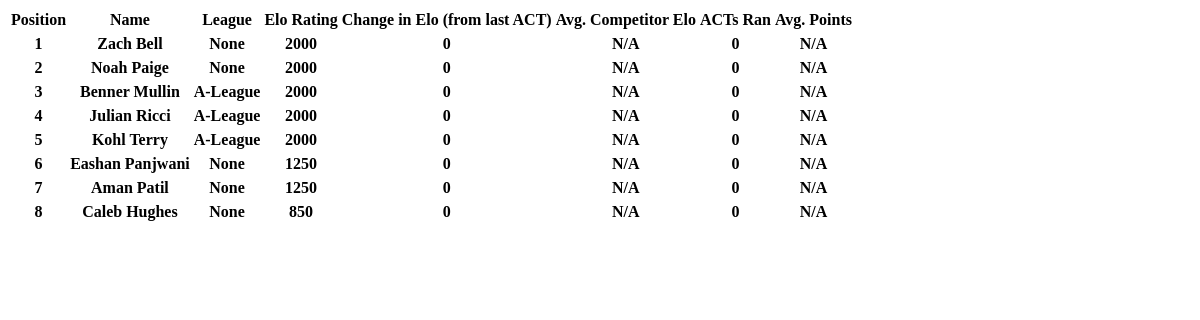
Before: /ranks/ with the older database file.
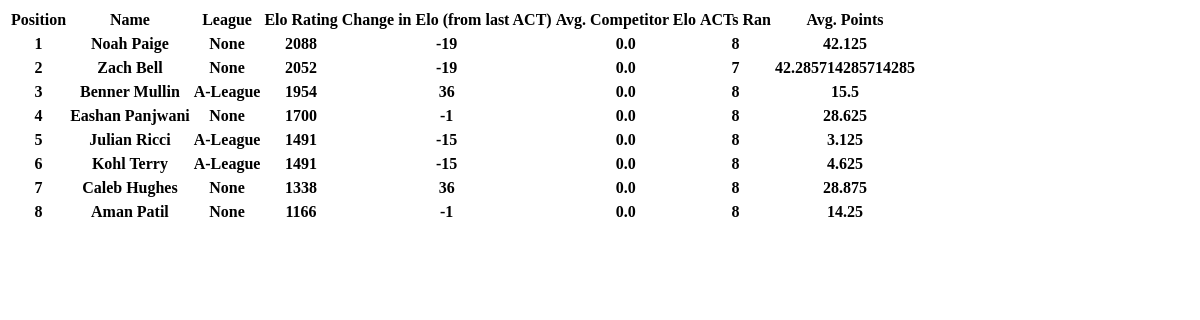
After: the same page with the newer database file.
### ranks/models.py (models this page shows, shortened)
class Player(models.Model):
    PLAYER_CHOICES = (
        ("Eashan Panjwani", "EP"),
        ("Zach Bell", "ZB"),
        ("Benner Mullin", "BM"),
        ("Jackson Brodwolf", "JB"),
        ("Matt Halper", "MH"),
        ("Alex Hazel", "AH"),
        ("Harris Klein", "HK"),
        ("Kohl Terry", "KT"),
        ("Alex Mellas", "AM"),
        ("Noah Paige", "NP"),
        ("Julian Ricci", "JR"),
        ("Robbie Kramer", "RK"),
        ("Ethan Roberts", "ER"),
        ("Henry Rogers", "HR"),
        ("Ryan Simon", "RS"),
        ("Peter Netch", "PN"),
        ("Andrew Schanny", "AS"),
        ("Avery Friedman", "AF"),
        ("Josh Greenfield", "JG"),
        ("Will Spartin", "WS"),
        ("Will Goldberg", "WG"),
        ("Brady Sheaffer", "BS"),
        ("Aman Patil", "AP"),
        ("Zach Stern", "ZS"),
        ("Josh Josef", "JJ"),
        ("Nico Simon", "NS"),
        ("Sam Schoepke", "SS"),
        ("James Berthoud", "JBe"),
        ("Jonathan Nurko", "JN"),
        ("Spencer Gladstone", "SG"),
        ("Kion Noori", "KN"),
        ("Max Marchetto", "MM"),
        ("Chuck Leonetti", "CL"),
        ("Matt Flower", "MF"),
        ("Connor Caz", "CC"),
        ("Caleb Hughes", "CH"),
        ("Lukas Steinbock", "LS"),
        ("Brian Volk", "BV")
    )
    name = models.CharField(max_length=50, choices=PLAYER_CHOICES)
    elo = models.IntegerField(null=True)
    elo_change = models.IntegerField(default=0)
    acts_ran = models.IntegerField(default=0)
    total_points = models.IntegerField(default=0)
    accum_competitor_elo = models.IntegerField(default=0)
    LEAGUE_CHOICES = (
        ("A-League", "A-League"),
        ("B-League", "B-League"),
        ("C-League", "C-League"),
        ("N/A", "N/A"),
    )
    league = models.CharField(max_length=50, choices=LEAGUE_CHOICES, null=True)

### ranks/views.py (the view)
# urls.py: 2. Add a URL to urlpatterns:  path('', views.home, name='home')
def home(request):
    player_dict = {}
    players = Player.objects.order_by('-elo')
    for player_object in players:
        player_dict[player_object.name] = player_object
    return render(request, "ranks/home.html", {'dict': player_dict})

### ranks/templates/ranks/home.html (shortened to what this page needs)
<!DOCTYPE html>
{% load mathfilters %}
<html>
  <head>
  </head>
  <body>
    {%if dict%}
        <table>
          <tr>
            <th>Position</th>
            <th>Name</th>
            <th>League</th>
            <th>Elo Rating</th>
            <th>Change in Elo (from last ACT)</th>
            <th>Avg. Competitor Elo</th>
            <th>ACTs Ran</th>
            <th>Avg. Points</th>
          <tr>
      {%for name, player in dict.items%}
          <tr>
            <th>{{forloop.counter}}</th>
            <th>{{name}}</th>
            <th>{{player.league}}</th>
            <th>{{player.elo}}</th>
            <th>{{player.elo_change}}</th>
            {%if player.acts_ran != 0%}
            <th>{{player.accum_competitor_elo|div:player.acts_ran}}</th>
            {%else%}
            <th>N/A</th>
            {%endif%}
            <th>{{player.acts_ran}}</th>
            {%if player.acts_ran != 0%}
            <th>{{player.total_points|div:player.acts_ran}}</th>
            {%else%}
            <th>N/A</th>
            {%endif%}
          <tr>
          {%endfor%}
        </table>
      {%endif%}
  </body>
</html>

Changed rows visible on the page:
changed Player "Noah Paige": elo "2000" → "2088"; elo_change "0" → "-19"; accum_competitor_elo|div (not shown) → "0.0"; acts_ran "0" → "8"; total_points|div (not shown) → "42.125"; no longer shows "N/A N/A"; moves up the list
changed Player "Zach Bell": elo "2000" → "2052"; elo_change "0" → "-19"; accum_competitor_elo|div (not shown) → "0.0"; acts_ran "0" → "7"; total_points|div (not shown) → "42.285714285714285"; no longer shows "N/A N/A"
changed Player "Benner Mullin": elo "2000" → "1954"; elo_change "0" → "36"; accum_competitor_elo|div (not shown) → "0.0"; acts_ran "0" → "8"; total_points|div (not shown) → "15.5"; no longer shows "N/A N/A"
changed Player "Eashan Panjwani": elo "1250" → "1700"; elo_change "0" → "-1"; accum_competitor_elo|div (not shown) → "0.0"; acts_ran "0" → "8"; total_points|div (not shown) → "28.625"; no longer shows "N/A N/A"; moves up the list
changed Player "Julian Ricci": elo "2000" → "1491"; elo_change "0" → "-15"; accum_competitor_elo|div (not shown) → "0.0"; acts_ran "0" → "8"; total_points|div (not shown) → "3.125"; no longer shows "N/A N/A"
changed Player "Kohl Terry": elo "2000" → "1491"; elo_change "0" → "-15"; accum_competitor_elo|div (not shown) → "0.0"; acts_ran "0" → "8"; total_points|div (not shown) → "4.625"; no longer shows "N/A N/A"
changed Player "Caleb Hughes": elo "850" → "1338"; elo_change "0" → "36"; accum_competitor_elo|div (not shown) → "0.0"; acts_ran "0" → "8"; total_points|div (not shown) → "28.875"; no longer shows "N/A N/A"; moves up the list
changed Player "Aman Patil": elo "1250" → "1166"; elo_change "0" → "-1"; accum_competitor_elo|div (not shown) → "0.0"; acts_ran "0" → "8"; total_points|div (not shown) → "14.25"; no longer shows "N/A N/A"
